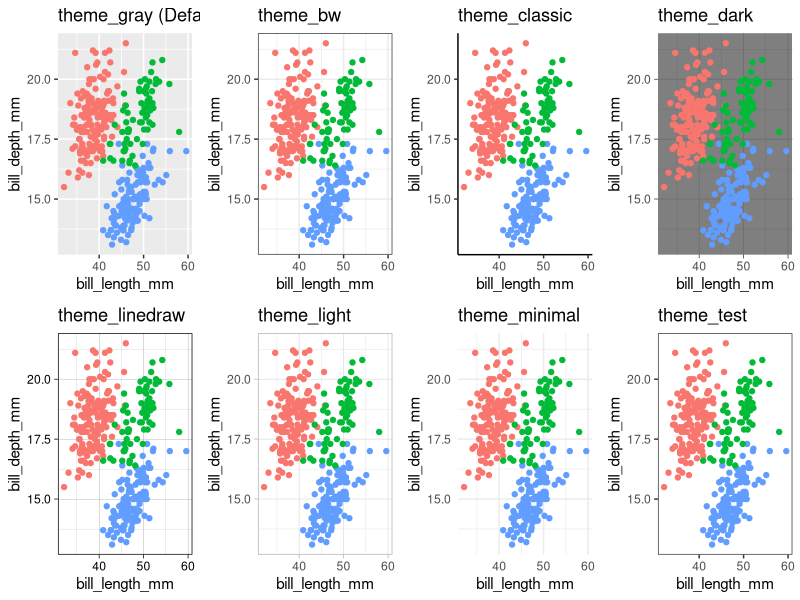

Here is the R script that generated this plot:
## ---- chunk 1
options(htmltools.dir.version = FALSE)
library(ggplot2)
library(cowplot)
## ---- chunk 2
library(palmerpenguins)
data(package = "palmerpenguins")
data(penguins)

library(knitr)
kable(head(penguins,5), format="html")
## ---- chunk 3
library(cowplot)

plt <- ggplot(data=penguins,
       aes(x=bill_length_mm, 
        y=bill_depth_mm, 
        colour=species))+
      geom_point()

p1 <- plt + theme_gray() + labs(title = "theme_gray (Default)") +
  theme(legend.position = "none")
p2 <- plt + theme_bw() + labs(title = "theme_bw") +
  theme(legend.position = "none")
p3 <- plt + theme_classic() + labs(title = "theme_classic") +
  theme(legend.position = "none")
p4 <- plt + theme_dark() + labs(title = "theme_dark") +
  theme(legend.position = "none")
p5 <- plt + theme_linedraw() + labs(title = "theme_linedraw") +
  theme(legend.position = "none")
p6 <- plt + theme_light() + labs(title = "theme_light") +
  theme(legend.position = "none")
p7 <- plt + theme_minimal() + labs(title = "theme_minimal") +
  theme(legend.position = "none")
p8 <- plt + theme_test() + labs(title = "theme_test") +
  theme(legend.position = "none")

plot_grid(p1, p2, p3, p4, p5, p6,p7, p8, ncol=4)
## ---- chunk 4
plt <- ggplot(data=penguins,
              aes(x=bill_length_mm, 
                y=bill_depth_mm, 
                colour=species))+
  
        geom_point()+
      
        labs(
          title = "Penguins at Palmer Station",
          x = "Bill length (mm)",
          y = "Bill depth (mm)") + 
  
        theme_cowplot()
## ---- chunk 5
library(dplyr)

penguins2<-na.omit(penguins)
pngSum <- penguins2 %>%
  group_by(species) %>%
  summarise(mean=mean(body_mass_g),
            sd=sd(body_mass_g))
## ---- chunk 6
kable(pngSum, format = "html")
## ---- chunk 7
# Count the numbers
ad<-length(which(penguins$species=="Adelie"))
gt<-length(which(penguins$species=="Gentoo"))
cs<-length(which
           (penguins$species=="Chinstrap"))

# Create a dataframe of counts
count<-c(ad, gt, cs)
species<-c("Adelie","Gentoo","Chinstrap")
percent<-round((count/sum(count))*100, 2)
peng_count<-data.frame(
              count, species, percent, 
              stringsAsFactors=TRUE)
## ---- chunk 8
kable(peng_count, format="html") 
## ---- chunk 9
lp <- subset(penguins, 
  select=c(species,flipper_length_mm,year))
lp <- na.omit(lp)
lp$year <- as.factor(lp$year)

lp2 <- lp %>% 
  group_by(species, year) %>% 
  summarise(mean=mean(flipper_length_mm))
## ---- chunk 10
kable(lp2, format = "html")
